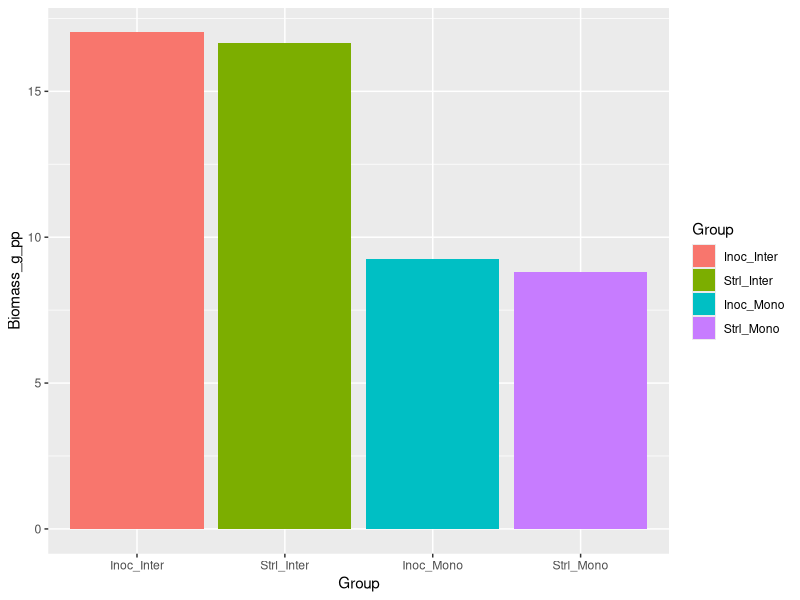
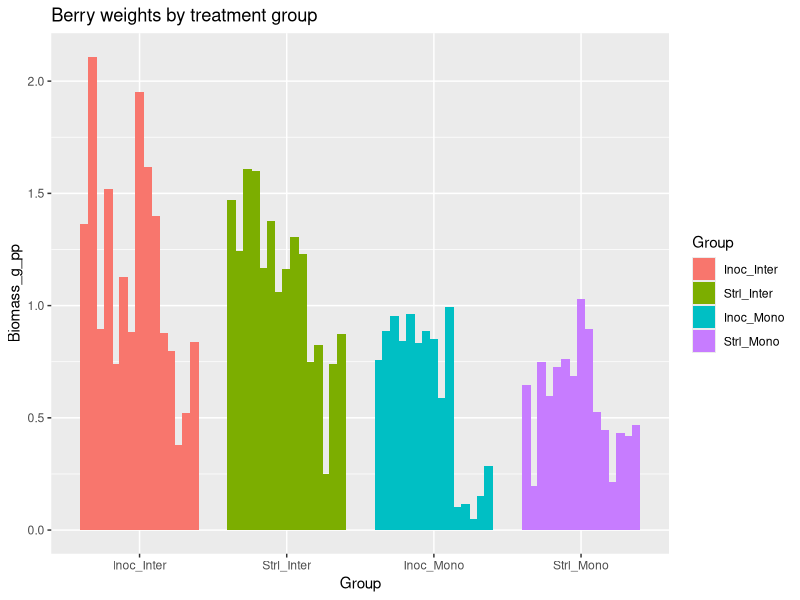

Reproduce these figures in R, in order. (Note: this script raises an error after producing the figures.)
## ---- chunk 1
knitr::opts_chunk$set(echo = TRUE)
## ---- chunk 2

library(tidyverse)
library(broom)
library(knitr)
library(dplyr)
## ---- chunk 3
# Loading in data to explore
berries <- read.csv("Biomass/Berry_Weights.csv")

berries <- berries %>%
  mutate(
    Inoculation = factor(Inoculation),
    Polyculture = factor(Polyculture),
    Group = interaction(Inoculation, Polyculture, sep = "_")
  )

# Adding a column for continuous water volumes: based on the assumption that the emitters are 2 gal/hr 

berries <- berries %>%
  mutate(
    Water_gal_per_wk = case_when(
      Water == "Control"  ~ 48,
      Water == "Moderate" ~ 32,
      Water == "Severe"   ~ 16,
      TRUE ~ NA_real_
    )
  )

# Adding a column which is ppt per plant (continuous)

berries <- berries %>%
  mutate(
    Water_gal_per_plant_wk = Water_gal_per_wk / Num_wheat_pot
  )

## ---- chunk 4
# Without sorting by ppt at all

ggplot(berries, aes(x = Group, y = Biomass_g_pp, fill = Group)) + 
  geom_col()

## ---- chunk 5
# With each bar individual; as you can see there is a lot of variation, hopefully due to ppt

berries <- read.csv("Biomass/Berry_Weights.csv")

berries <- berries %>%
  mutate(
    Inoculation = factor(Inoculation),
    Polyculture = factor(Polyculture),
    Group = interaction(Inoculation, Polyculture, sep = "_"),
    Rep = factor(row_number())
  )

ggplot(berries, aes(x = Group, y = Biomass_g_pp, fill = Group)) +
  geom_col(aes(group = Rep), position = position_dodge(width = 0.8)) +
  ggtitle("Berry weights by treatment group")

## ---- chunk 6
knitr::include_graphics("Biomass/Berries/expected.png")
## ---- chunk 7
# With each bar individual and ppt

berries <- read.csv("Biomass/Berry_Weights.csv")

berries <- berries %>%
  mutate(
    Inoculation = factor(Inoculation),
    Polyculture = factor(Polyculture),
    Water = factor(Water, levels = c("Control", "Moderate", "Severe")),
    Group = interaction(Inoculation, Polyculture, sep = "_")
  )

ggplot(berries, aes(x = Group, y = Biomass_g_pp, fill = Water)) +
  geom_col(position = "dodge") +
  ggtitle("Berry biomass by PPT and treatments")

## ---- chunk 8

# Bar graph looking at water with the individual points plotted on trop
ggplot(berries, aes(x = Water, y = Biomass_g_pp)) +
  stat_summary(fun = mean, geom = "col", width = 0.6) +
  geom_jitter(width = 0.15, alpha = 0.6) +
  ggtitle("Berry biomass by PPT, all treatments")


## ---- chunk 9
# The same thing (kind of) but as a boxplot with the scattered points

#This code is redundant but good for copy paste later?
berries <- berries %>%
  mutate(
    Water = factor(Water, levels = c("Control", "Moderate", "Severe"))
  )

# The plot
ggplot(berries, aes(x = Water, y = Biomass_g_pp)) +
  geom_boxplot(outlier.shape = NA) +
  geom_jitter(width = 0.15, alpha = 0.6) +
  ggtitle("Berry biomass by PPT, all treatments")
## ---- chunk 10
# Looking at just monocropped

berries <- berries %>%
  mutate(
    Water = factor(Water, levels = c("Control", "Moderate", "Severe")),
    Inoculation = factor(Inoculation),
    Polyculture = factor(Polyculture)
  )

berries_inter <- berries %>%
  filter(Polyculture == "Mono")

ggplot(berries_inter, aes(x = Water, y = Biomass_g_pp)) +
  geom_boxplot(outlier.shape = NA) +
  geom_jitter(width = 0.15, alpha = 0.6) +
  ggtitle("Berry biomass by PPT, Monocropped treatments only")

## ---- chunk 11
# Looking at just intercropped

berries <- berries %>%
  mutate(
    Water = factor(Water, levels = c("Control", "Moderate", "Severe")),
    Inoculation = factor(Inoculation),
    Polyculture = factor(Polyculture)
  )

berries_inter <- berries %>%
  filter(Polyculture == "Inter")

ggplot(berries_inter, aes(x = Water, y = Biomass_g_pp)) +
  geom_boxplot(outlier.shape = NA) +
  geom_jitter(width = 0.15, alpha = 0.6) + 
  ggtitle("Berry biomass by PPT, Intercropped treatments only")
## ---- chunk 12
# Splitting it by crop treatment

berries <- berries %>%
  mutate(
    Water       = factor(Water, levels = c("Control", "Moderate", "Severe")),
    Inoculation = factor(Inoculation, levels = c("Strl", "Inoc")),
    Polyculture = factor(Polyculture, levels = c("Inter", "Mono"))
  )

ggplot(berries, aes(x = Water, y = Biomass_g_pp, fill = Inoculation)) +
  geom_boxplot(
    outlier.shape = NA,
    position = position_dodge(width = 0.8)
  ) +
  geom_point(
    aes(color = Inoculation),
    alpha = 0.6,
    size = 1.8,
    position = position_dodge(width = 0.8)
  ) +
  facet_wrap(~ Polyculture) +
  theme_bw() +
  labs(
    x = "Water treatment",
    y = "Biomass (g)"
  ) +
  ggtitle("Both Intercropped and Monoculture Berry biomass by PPT")


## ---- chunk 13

berries_sum <- berries %>%
  group_by(Inoculation, Polyculture, Water_gal_per_wk) %>%
  summarise(mean_biomass = mean(Biomass_g, na.rm = TRUE), .groups = "drop")

# Really basic with a line connecting treatment means
ggplot(
  berries_sum,
  aes(
    x = Water_gal_per_wk,
    y = mean_biomass,
    color = interaction(Inoculation, Polyculture),
    group = interaction(Inoculation, Polyculture)
  )
) +
  geom_line() +
  geom_point() +
  ggtitle("Berry biomass by PPT (gallons per week) of all treatment types")

# Slightly less basic, line connecting treatment means but split by polyculture status
ggplot(berries,
       aes(x = Water_gal_per_wk, y = Biomass_g, color = Inoculation, group = Inoculation)) +
  stat_summary(fun = mean, geom = "line") +
  stat_summary(fun = mean, geom = "point") +
  facet_wrap(~ Polyculture) +
  ggtitle("Berry biomass by PPT (gallons per week), by polyculture status")

# Slightly less basic, line connecting treatment means but split by AMF status
ggplot(berries,
       aes(x = Water_gal_per_wk, y = Biomass_g, color = Polyculture, group = Polyculture)) +
  stat_summary(fun = mean, geom = "line") +
  stat_summary(fun = mean, geom = "point") +
  facet_wrap(~ Inoculation) +
  ggtitle("Berry biomass by PPT (gallons per week), by AMF status")

## ---- chunk 14
# Basic with a smoothed regression line connecting treatment means
ggplot(berries,
       aes(x = Water_gal_per_wk, y = Biomass_g,
           color = interaction(Inoculation, Polyculture))) +
  geom_point(alpha = 0.5) +
  geom_smooth(method = "lm", se = FALSE) +
  ggtitle("Berry biomass by PPT (gallons per week) of all treatment types") +
  xlab("Gallons of water per week") +
  ylab("Mean berry biomass (g)")

# Basic with a smoothed regression line connecting treatment means, separated by intercropping status

ggplot(berries,
       aes(x = Water_gal_per_wk, y = Biomass_g, color = Inoculation)) +
  geom_point(alpha = 0.5) +
  geom_smooth(method = "lm", se = FALSE) +
  facet_wrap(~ Polyculture) +
  ggtitle("Berry biomass by PPT (gallons per week), by intercropping status") +
  xlab("Gallons of water per week") +
  ylab("Mean berry biomass (g)")

# Basic with a smoothed regression line connecting treatment means, separated by AMF status

ggplot(berries,
       aes(x = Water_gal_per_wk, y = Biomass_g, color = Polyculture)) +
  geom_point(alpha = 0.5) +
  geom_smooth(method = "lm", se = FALSE) +
  facet_wrap(~ Inoculation) +
  ggtitle("Berry biomass by PPT (gallons per week), by AMF status") +
  xlab("Gallons of water per week") +
  ylab("Mean berry biomass (g)")

## ---- chunk 15
berries_sum <- berries %>%
  group_by(Inoculation, Polyculture, Water_gal_per_plant_wk) %>%
  summarise(mean_biomass = mean(Biomass_g, na.rm = TRUE), .groups = "drop")

# Really basic with a line connecting treatment means
ggplot(
  berries_sum,
  aes(
    x = Water_gal_per_plant_wk,
    y = mean_biomass,
    color = interaction(Inoculation, Polyculture),
    group = interaction(Inoculation, Polyculture)
  )
) +
  geom_line() +
  geom_point() +
  ggtitle("Berry biomass by PPT (gallons per week) of all treatment types", subtitle = "With precipitation adjusted to per-plant density") +
  xlab("Gallons of water per week, density-adjusted") +
  ylab("Mean berry biomass (g)")

# Slightly less basic, line connecting treatment means but split by polyculture status
ggplot(berries,
       aes(x = Water_gal_per_plant_wk, y = Biomass_g, color = Inoculation, group = Inoculation)) +
  stat_summary(fun = mean, geom = "line") +
  stat_summary(fun = mean, geom = "point") +
  facet_wrap(~ Polyculture) +
  ggtitle("Berry biomass by PPT (gallons per week), by polyculture status", subtitle = "With precipitation adjusted to per-plant density") +
  xlab("Gallons of water per week, density-adjusted") +
  ylab("Mean berry biomass (g)")

# Slightly less basic, line connecting treatment means but split by AMF status
ggplot(berries,
       aes(x = Water_gal_per_plant_wk, y = Biomass_g, color = Polyculture, group = Polyculture)) +
  stat_summary(fun = mean, geom = "line") +
  stat_summary(fun = mean, geom = "point") +
  facet_wrap(~ Inoculation) +
  ggtitle("Berry biomass by PPT (gallons per week), by AMF status", subtitle = "With precipitation adjusted to per-plant density") +
  xlab("Gallons of water per week, density-adjusted") +
  ylab("Mean berry biomass (g)")

## ---- chunk 16
berries_sum <- berries %>%
  group_by(Inoculation, Polyculture, Water_gal_per_plant_wk) %>%
  summarise(mean_biomass = mean(Biomass_g_pp, na.rm = TRUE), .groups = "drop")

# Really basic with a line connecting treatment means
ggplot(
  berries_sum,
  aes(
    x = Water_gal_per_plant_wk,
    y = mean_biomass,
    color = interaction(Inoculation, Polyculture),
    group = interaction(Inoculation, Polyculture)
  )
) +
  geom_line() +
  geom_point() +
  ggtitle("Berry biomass by PPT (gallons per week) of all treatment types", subtitle = "With precipitation adjusted to per-plant density") +
  xlab("Gallons of water per week, density-adjusted") +
  ylab("Mean berry biomass (g)")

# Slightly less basic, line connecting treatment means but split by polyculture status
ggplot(berries,
       aes(x = Water_gal_per_plant_wk, y = Biomass_g_pp, color = Inoculation, group = Inoculation)) +
  stat_summary(fun = mean, geom = "line") +
  stat_summary(fun = mean, geom = "point") +
  facet_wrap(~ Polyculture) +
  ggtitle("Berry biomass by PPT (gallons per week), by polyculture status", subtitle = "With precipitation adjusted to per-plant density") +
  xlab("Gallons of water per week, density-adjusted") +
  ylab("Mean berry biomass per plant(g)")

# Slightly less basic, line connecting treatment means but split by AMF status
ggplot(berries,
       aes(x = Water_gal_per_plant_wk, y = Biomass_g_pp, color = Polyculture, group = Polyculture)) +
  stat_summary(fun = mean, geom = "line") +
  stat_summary(fun = mean, geom = "point") +
  facet_wrap(~ Inoculation) +
  ggtitle("Berry biomass by PPT (gallons per week), by AMF status", subtitle = "With precipitation adjusted to per-plant density") +
  xlab("Gallons of water per week, density-adjusted") +
  ylab("Mean berry biomass per plant (g)")

# Also testing this
# Basic with a smoothed regression line connecting treatment means
ggplot(berries,
       aes(x = Water_gal_per_plant_wk, y = Biomass_g_pp,
           color = interaction(Inoculation, Polyculture))) +
  geom_point(alpha = 0.5) +
  geom_smooth(method = "lm", se = FALSE) +
  ggtitle("Berry biomass by PPT (gallons per week) of all treatment types", 
          subtitle = "Density adjusted for PPT and biomass") +
  xlab("Gallons of water per week, density adjusted per plant") +
  ylab("Mean berry biomass per plant (g)")

